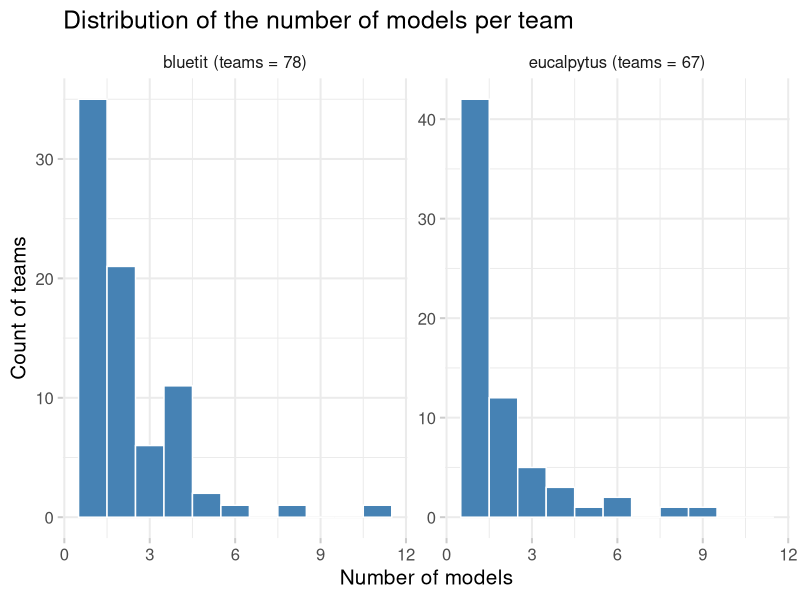

Source code (R): (Note: this script raises an error after producing the figure.)
library(tidyverse)

raw_dat <- read_csv("data/source__model.csv")
source_dat <- read_csv("data/source.csv")

histplot <- raw_dat %>%
  left_join(source_dat, by = "source_id") %>%
  group_by(source_id, source_label, team_id) %>%
  summarise(
    n_models = n_distinct(model_id)
  ) %>%
  ungroup() %>%
  ggplot(aes(x = n_models)) +
  geom_histogram(binwidth = 1, fill = "steelblue", color = "white") +
  labs(
    title = "Distribution of the number of models per team",
    x = "Number of models",
    y = "Count of teams"
  ) +
  theme_minimal(base_size = 15) +
  theme(
    axis.ticks = element_line(color = "gray80")
  ) +
  facet_wrap(~source_label, scales = "free_y")


ggsave("figures/model-counts--histogram.png", 
  plot = histplot, width = 10, height = 6, dpi = 300)
write_rds(histplot, file = "figures/rds/model-counts--histogram.rds")
